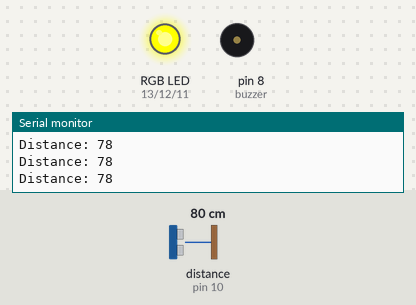
Bench run of a sketch on a simulated Arduino Uno, built with avr-gcc and run on an emulated ATmega328P. On the bench: an RGB LED mixed from three pins (HIGH = lit), buzzer (waves = sounding), the last lines printed to the serial monitor. Wiring (inferred from the names in the program): ultrasonic range finder: trigger pin 9; echo pin 10. Inputs (shaded band) come from the test bench; at power-on: distance to the obstacle (sensor on pin 10) 80 cm. The echo pulse lasts 58.3 µs per cm; pins used as bus, display or sensor lines are not drawn.

Above: at 1.2 s.
1.3 s: distance to the obstacle (sensor on pin 10) set to 22 cm
2.8 s: distance to the obstacle (sensor on pin 10) set to 18 cm
At 3.3 s:
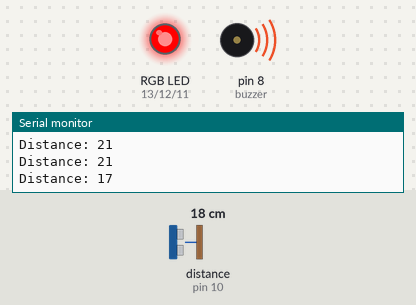
At 4.25 s:
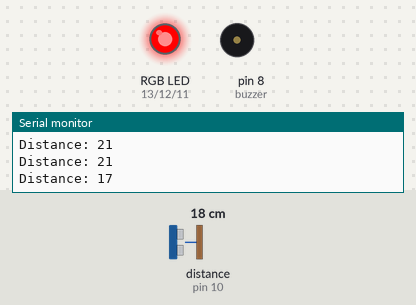
Timing chart, 0 to 11.8 s (numbered marks = the images above; inputs shaded):
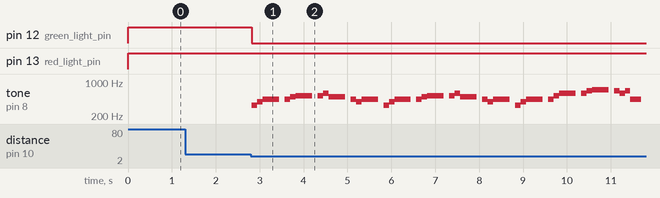

The sketch:

CODE.ino
```cpp
// Define pin 10 for buzzer, you can use any other digital pins (Pin 0-13)
const int buzzer = 8;

// Change to 0.5 for a slower version of the song, 1.25 for a faster version
const float songSpeed = 1;

// Defining frequency of each music note
#define NOTE_C4 262
#define NOTE_D4 294
#define NOTE_E4 330
#define NOTE_F4 349
#define NOTE_G4 392
#define NOTE_A4 440
#define NOTE_B4 494
#define NOTE_C5 523
#define NOTE_D5 587
#define NOTE_E5 659
#define NOTE_F5 698
#define NOTE_G5 784
#define NOTE_A5 880
#define NOTE_B5 988

// Music notes of the song, 0 is a rest/pulse
int notes[] = {
    NOTE_E4, NOTE_G4, NOTE_A4, NOTE_A4, 0,
    NOTE_A4, NOTE_B4, NOTE_C5, NOTE_C5, 0,
    NOTE_C5, NOTE_D5, NOTE_B4, NOTE_B4, 0,
    NOTE_A4, NOTE_G4, NOTE_A4, 0,

    NOTE_E4, NOTE_G4, NOTE_A4, NOTE_A4, 0,
    NOTE_A4, NOTE_B4, NOTE_C5, NOTE_C5, 0,
    NOTE_C5, NOTE_D5, NOTE_B4, NOTE_B4, 0,
    NOTE_A4, NOTE_G4, NOTE_A4, 0,

    NOTE_E4, NOTE_G4, NOTE_A4, NOTE_A4, 0,
    NOTE_A4, NOTE_C5, NOTE_D5, NOTE_D5, 0,
    NOTE_D5, NOTE_E5, NOTE_F5, NOTE_F5, 0,
    NOTE_E5, NOTE_D5, NOTE_E5, NOTE_A4, 0,

    NOTE_A4, NOTE_B4, NOTE_C5, NOTE_C5, 0,
    NOTE_D5, NOTE_E5, NOTE_A4, 0,
    NOTE_A4, NOTE_C5, NOTE_B4, NOTE_B4, 0,
    NOTE_C5, NOTE_A4, NOTE_B4, 0,

    NOTE_A4, NOTE_A4,
    };

// Durations (in ms) of each music note of the song
// Quarter Note is 250 ms when songSpeed = 1.0
int durations[] = {
    125, 125, 250, 125, 125,
    125, 125, 250, 125, 125,
    125, 125, 250, 125, 125,
    125, 125, 375, 125,

    125, 125, 250, 125, 125,
    125, 125, 250, 125, 125,
    125, 125, 250, 125, 125,
    125, 125, 375, 125,

    125, 125, 250, 125, 125,
    125, 125, 250, 125, 125,
    125, 125, 250, 125, 125,
    125, 125, 125, 250, 125,

    125, 125, 250, 125, 125,
    250, 125, 250, 125,
    125, 125, 250, 125, 125,
    125, 125, 375, 375,
    };

    //End of Repeat


const int trigPin = 9;
const int echoPin = 10;
// defines variables
long duration;
int distance;


int red_light_pin= 13;
int green_light_pin = 12;
int blue_light_pin = 11;


void playmus(){
  const int totalNotes = sizeof(notes) / sizeof(int);
  for (int i = 0; i < totalNotes; i++)
  {
    const int currentNote = notes[i];
    float wait = durations[i] / songSpeed;
    // Play tone if currentNote is not 0 frequency, otherwise pause (noTone)
    if (currentNote != 0)
    {
      tone(buzzer, notes[i], wait); // tone(pin, frequency, duration)
    }
    else
    {
      noTone(buzzer);
    }
    // delay is used to wait for tone to finish playing before moving to next loop
    delay(wait);
  }
};

void setup()
{
  pinMode(trigPin, OUTPUT); // Sets the trigPin as an Output
  pinMode(echoPin, INPUT); // Sets the echoPin as an Input
  Serial.begin(9600); // Starts the serial communication


  pinMode(red_light_pin, OUTPUT);
  pinMode(green_light_pin, OUTPUT);
  pinMode(blue_light_pin, OUTPUT);
}

void loop()
{


// Clears the trigPin
  digitalWrite(trigPin, LOW);
  delayMicroseconds(2);
  // Sets the trigPin on HIGH state for 10 micro seconds
  digitalWrite(trigPin, HIGH);
  delayMicroseconds(10);
  digitalWrite(trigPin, LOW);
  // Reads the echoPin, returns the sound wave travel time in microseconds
  duration = pulseIn(echoPin, HIGH);
  // Calculating the distance
  distance = duration * 0.034 / 2;
  // Prints the distance on the Serial Monitor
  Serial.print("Distance: ");
  Serial.println(distance);

  RGB_color(255, 255, 0); // Yellow


  if (distance < 20){
    RGB_color(255, 0, 0);
    playmus();}
}
void RGB_color(int red_light_value, int green_light_value, int blue_light_value)
 {
  analogWrite(red_light_pin, red_light_value);
  analogWrite(green_light_pin, green_light_value);
  analogWrite(blue_light_pin, blue_light_value);
}
```

Measured:
- the behaviour switches between 21 and 20 cm on distance to the obstacle (sensor on pin 10) (found by bisection; images 0 and 1)
- after the input at 2.8 s, pin 12 (green_light_pin): HIGH → LOW at once; tone on pin 8 (buzzer): plays 330 Hz for 0.13 s, 392 Hz for 0.13 s, 440 Hz for 0.38 s, 440 Hz for 0.13 s, 494 Hz for 0.13 s, 523 Hz for 0.38 s … (37 notes in this stretch), starting at once
